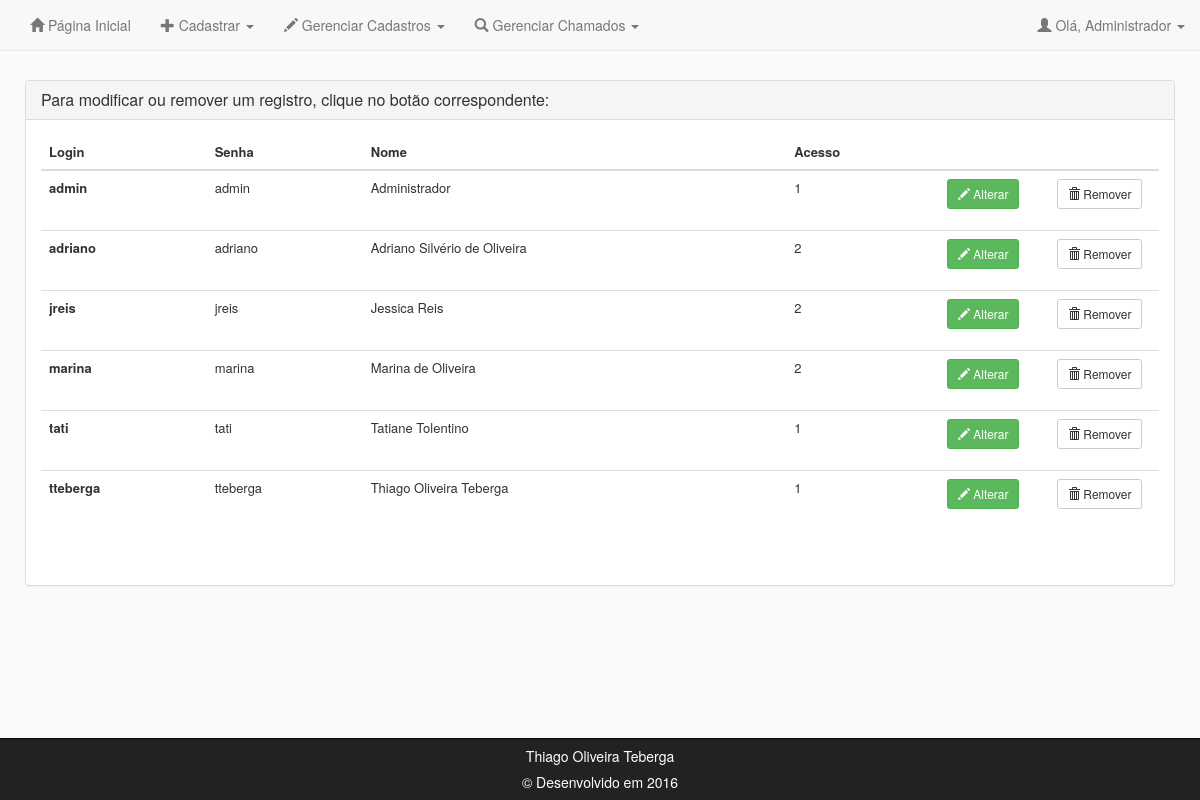
The app's page /ger_usuario.php (signed in) with its own data.
### tables this page shows
CREATE TABLE `usuario` (
  `USU_LOGIN` varchar(20) NOT NULL,
  `USU_SENHA` varchar(20) NOT NULL,
  `USU_NOME` varchar(80) NOT NULL,
  `USU_ACESSO` int(1) NOT NULL
);

### ger_usuario.php (the view, shortened to what this page needs)
<div class="tudo">
<div class="topo">
<?php include_once('header_adm.php'); ?>
</div>
<div class="conteudo">
<div class="container theme-showcase" role="main">
<div class="panel panel-default">
    <div class="panel-heading">
      <h3 class="panel-title">Para modificar ou remover um registro, clique no botão correspondente:</h3>
    </div>
    <div class="panel-body">
<div class="table-responsive">
<table class="table table-hover" id="datatable">
  <thead>
    <tr>
      <th>Login</th>
      <th>Senha</th>
      <th>Nome</th>
      <th>Acesso</th>
      <th></th>
      <th></th>
    </tr>
  </thead>
  <tbody>
    <?php
      include_once ('chamado.php');
$busca=$pdo->prepare("SELECT USU_LOGIN, USU_SENHA, USU_NOME, USU_ACESSO
                      FROM USUARIO
                      ORDER BY 1");
$busca->execute();
    while ($obj=$busca->fetch(PDO::FETCH_OBJ)){
      $login = $obj->USU_LOGIN;
      $senha = $obj->USU_SENHA;
      $nome = $obj->USU_NOME;
      $acesso  = $obj->USU_ACESSO;
      echo("<tr>
          <th scope='row'>$login</th>
          <td>$senha</td>
          <td>$nome</td>
          <td>$acesso</td>
          <td class='last-td' style='width: 110px'>
            <form method='POST' action='alt_usuario.php'>
              <input type='hidden' name='alterar' value='$login'>
              <button type='submit' class='btn btn-success btn-sm'><span class='glyphicon glyphicon-pencil' aria-hidden='true'></span> Alterar</button>
            </form>
          </td>
          <td class='last-td' style='width: 110px'>
            <form method='POST' action='exc_usuario.php'>
              <input type='hidden' name='excluir' value='$login'>
              <button type='submit' class='btn btn-default btn-sm'><span class='glyphicon glyphicon-trash' aria-hidden='true'></span> Remover</button>
            </form>
          </td>
        </tr>");
    }
    ?>
  </tbody>
 </table>
 </div>
 <br>
</div>
</div>
</div>
</div>
<div class="rodape">
<?php include_once('footer.php'); ?>
</div>
</div>

### css/style.css (style rules this page uses)
html { height: 100%; min-width: 700px; }
body { height: 100%; min-width: 700px; }
.tudo { min-height: 100%; position: relative; }
.topo { padding: 10px; }
.conteudo { padding: 10px; padding-bottom: 60px; }
.rodape { position: absolute; bottom: 0; width: 100%; height: 60px; }
#datatable, .table .table-hover .table-consulta { font-size: small; }
.container { width: auto; }
@media (min-width: 1200px) { .container { width: auto; } }
@media (min-width: 992px) { .container { width: auto; } }
@media (min-width: 768px) { .container { width: auto; } }

### css/customizado.css (style rules this page uses)
body { padding-top: 40px; padding-bottom: 40px; background-color: #fafafa; }
.container { margin-top: 10px; }

### records on screen
usuario: USU_LOGIN "admin", USU_SENHA "admin", USU_NOME "Administrador", USU_ACESSO "1"
usuario: USU_LOGIN "adriano", USU_SENHA "adriano", USU_NOME "Adriano Silvério de Oliveira", USU_ACESSO "2"
usuario: USU_LOGIN "jreis", USU_SENHA "jreis", USU_NOME "Jessica Reis", USU_ACESSO "2"
usuario: USU_LOGIN "marina", USU_SENHA "marina", USU_NOME "Marina de Oliveira", USU_ACESSO "2"
usuario: USU_LOGIN "tati", USU_SENHA "tati", USU_NOME "Tatiane Tolentino", USU_ACESSO "1"
usuario: USU_LOGIN "tteberga", USU_SENHA "tteberga", USU_NOME "Thiago Oliveira Teberga", USU_ACESSO "1"

### other values on screen
$_SESSION["nome"] "Administrador"
